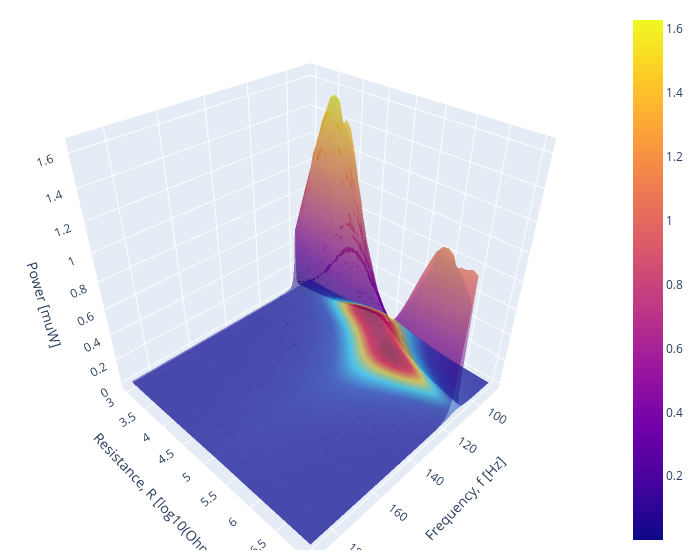

The code cell stored with this chart in its notebook:
### Code cell
fig = go.Figure(data=[
    go.Surface(x=f2_grid, y=jnp.log10(r2_grid), z=power2_exp*1.e6, opacity=0.5),
    go.Surface(x=f2_grid, y=jnp.log10(r2_grid), z=power2_th*1.e6, opacity = .5, showscale=False, colorscale="jet"),

])

def update(fig):
    fig.update_layout(scene = dict(
                      xaxis=dict(
                          title=dict(
                              text='Frequency, f [Hz]'
                          )
                      ),
                      yaxis=dict(
                          title=dict(
                              text='Resistance, R [log10(Ohm)]'
                          )
                      ),
                      zaxis=dict(
                          title=dict(
                              text='Power [muW]'
                          )
                      ),
                    ),
                    width=700,
                    margin=dict(r=20, b=10, l=10, t=10))
update(fig)
fig.show()

### Figure 1 — Plotly figure (JSON) as saved in the notebook; plotly's stock layout.template omitted (floating-point values rounded to 4 significant figures; data arrays with more than 128 entries replaced by an {"elided": "..."} marker saying what was removed)
{"data": [{"opacity": 0.5, "type": "surface", "x": {"elided": "45x567 float values"}, "y": {"elided": "45x567 float values"}, "z": {"elided": "45x567 float values"}}, {"colorscale": [[0, "rgb(0,0,131)"], [0.2, "rgb(0,60,170)"], [0.4, "rgb(5,255,255)"], [0.6, "rgb(255,255,0)"], [0.8, "rgb(250,0,0)"], [1, "rgb(128,0,0)"]], "opacity": 0.5, "showscale": false, "type": "surface", "x": {"elided": "45x567 float values"}, "y": {"elided": "45x567 float values"}, "z": {"elided": "45x567 float values"}}], "layout": {"margin": {"b": 10, "l": 10, "r": 20, "t": 10}, "scene": {"xaxis": {"title": {"text": "Frequency, f [Hz]"}}, "yaxis": {"title": {"text": "Resistance, R [log10(Ohm)]"}}, "zaxis": {"title": {"text": "Power [muW]"}}}, "width": 700}}
